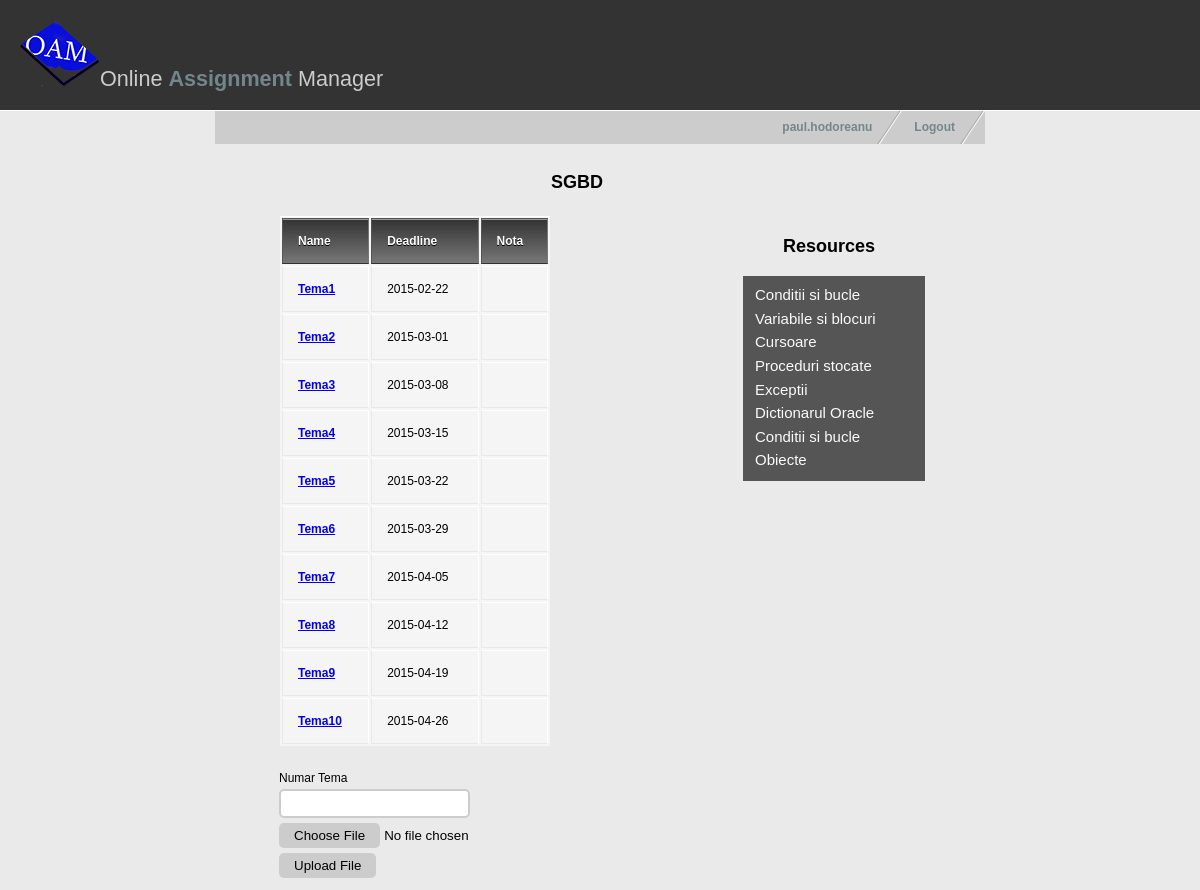
The page /studentcourse.php?name=SGBD (signed in) on the database its author committed.
### tables this page shows
CREATE TABLE Resource(
  IdResursa INT(10) PRIMARY KEY,
  Nume VARCHAR(50) NOT NULL,
  IdMaterie INT(10) NOT NULL,
  Path VARCHAR(255),
  FOREIGN KEY(IdMaterie) REFERENCES Materie(IdMaterie)
  );

### studentcourse.php (the view, shortened to what this page needs)
<!DOCTYPE html>
<?php
  $username = $_SESSION['username'];
  $numemat=$_GET["name"];
?>
<html xmlns="http://www.w3.org/1999/xhtml" xml:lang="en" lang="en">
<head>
<link href="style.css" rel="stylesheet" type="text/css" />
</head>
<body>
<div id="header">
  <h1><img src="images/oamlogo3.png" alt="" />Online <span style="font-weight:bold; color:#73868C;">Assignment</span> Manager</h1>
</div>
<div id="container">
    <ul id="nav">
      <li><a href="index.html">Logout</a></li>
      <li><a href="studentindex.php"><?php echo $username ?></a></li>
    </ul>
    <div id="studcoursetitle">
      <h3 id="res2"><?php echo $numemat?></h3>
    </div>
  <div id="contentleft">
    <table>
      <thead>
        <tr>
          <th>Name</th>
          <th>Deadline</th>
          <th>Nota</th>
        </tr>
      </thead>
      <tbody>
	  <?php
		$result = mysql_query("SELECT A.t as titlu, A.p as path, A.d as due, B.n as nota FROM (select assignment.IdAssignment as id, assignment.titlu as t,assignment.path as p,assignment.duedate as d
from assignment JOIN materie ON materie.IdMaterie=assignment.IdMaterie
where materie.nume='$numemat') AS A
LEFT JOIN
 (select assignment.IdAssignment as id, nota.Nota as n from assignment
JOIN materie ON materie.IdMaterie=assignment.IdMaterie
JOIN submission ON submission.IdAssignment = assignment.IdAssignment
Join nota on submission.IdSubmission = nota.IdSubmission
join student on submission.IdStudent = student.IdStudent
join account on student.IdAccount = account.IdAccount
where materie.nume='$numemat'
and account.Username = '$username') AS B
ON A.id = B.id
ORDER BY due;");
		while($line = mysql_fetch_array($result, MYSQL_ASSOC)) {
		echo '<tr>
          <td><a href="',$line["path"],'"><strong>',$line["titlu"],'</strong></a></td>
          <td>',$line["due"],'</td>
          <td>',$line["nota"],'</td>
        </tr>';
         }
         ?>
      </tbody>
    </table>
	<form action="uploadstud.php" method="post" enctype='multipart/form-data' class="formular"><br>
		Numar Tema<input type="text" name="nrtema"><br>
		<input type="file" name="uploadFile" class="file-upload">
		<input type="submit"  name="submit" value="Upload File" class="submit-upload">
	</form>
  </div>
  <div id="contentright">
    <h3 id="res">Resources</h3>
    <ul id="resources">
	<?php
		$result = mysql_query("select resource.nume as n,resource.path as p
			from resource JOIN materie ON materie.IdMaterie=resource.IdMaterie
			where materie.nume='$numemat';");
		while($line = mysql_fetch_array($result, MYSQL_ASSOC)) {
	?>
		<li><a href="<?php print $line["p"]?>"><?php print $line["n"]?></a></li>
    <?php }?>
    </ul>
  </div>
</div>

### style.css (style rules this page uses)
body { margin: 0; padding: 0; font: 75% tahoma, Verdana, Arial, sans-serif; line-height: 1.8em; background: #eaeaea url(images/bg.jpg) top left repeat-x; }
#header { background: #333; padding: 20px; border-bottom: 1px solid #fff; }
#header h1 { padding: 0; margin: 0; font-family: Georgia, sans-serif; font-weight: normal; font-size: 180%; color: #ccc; }
#container { width: 770px; margin: 0 auto; padding: 0; }
#nav { float: right; width: 100%; margin: 0; padding: 0px; list-style: none; background: #ccc; }
#nav li { float: right; margin: 0; padding: 0; }
#nav a { float:left; display: block; padding: 0.5em 2.5em 0.5em 1em; text-decoration: none; font-weight: bold; font-size: 100%; color: #73868c; background: #ccc url(images/nav_slant.gif) no-repeat top right; }
#studcoursetitle { float: left; margin-top: 10px; width: 700px; height: 40px; padding: 0 1em 1em 1em; }
#contentleft { float: left; margin-top: 10px; width: 450px; padding: 0 1em 1em 1em; }
#contentright { margin-top: 0px; float: right; width: 230px; padding: 1em 1em 1em 2em; }
table { background: #f5f5f5; border-collapse: separate; box-shadow: inset 0 1px 0 #fff; font-size: 12px; line-height: 24px; margin-left: 53px; text-align: left; width: 270px; }
th { background: linear-gradient(#333, #777); border-left: 1px solid #555; border-right: 1px solid #777; border-top: 1px solid #555; border-bottom: 1px solid #333; box-shadow: inset 0 1px 0 #999; color: #fff; font-weight: bold; padding: 10px 15px; position: relative; text-shadow: 0 1px 0 #000; }
td { border-right: 1px solid #fff; border-left: 1px solid #e8e8e8; border-top: 1px solid #fff; border-bottom: 1px solid #e8e8e8; padding: 10px 15px; position: relative; }
h1 { font-family: Georgia, serif; font-size: 180%; padding: 30px 0 10px 0; color: #73868c; }
#res { font-family: helvetica, Verdana, Arial; font-size: 18px; padding-left: 40px; }
#res2 { font-family: helvetica, Verdana, Arial; font-size: 18px; text-align: center; }
#resources { width: 170px; list-style: none; margin: 0; padding: 0; background: #303030; opacity: 0.8; padding: 0.7em 0em 0.7em 1em; }
#resources a { text-decoration: none; color: #FFF; font-size: 15px; }
form input[type=text] { padding:5px; border:2px solid #ccc; -webkit-border-radius: 5px; border-radius: 5px; }
.submit-upload { margin-top: 5px; padding:5px 15px; background:#ccc; border:0 none; cursor:pointer; -webkit-border-radius: 5px; border-radius: 5px; }
.formular { width: 250px; margin-left: 52px; }

### rows shown on the page
resource: Nume "Conditii si bucle"
resource: Nume "Variabile si blocuri"
resource: Nume "Cursoare"
resource: Nume "Proceduri stocate"
resource: Nume "Exceptii"
resource: Nume "Dictionarul Oracle"
resource: Nume "Conditii si bucle"
resource: Nume "Obiecte"

### other values the page prints
$username "paul.hodoreanu"
$numemat "SGBD"
$line["titlu"] "Tema1"
$line["due"] "2015-02-22"
$line["titlu"] "Tema2"
$line["due"] "2015-03-01"
$line["titlu"] "Tema3"
$line["due"] "2015-03-08"
$line["titlu"] "Tema4"
$line["due"] "2015-03-15"
$line["titlu"] "Tema5"
$line["due"] "2015-03-22"
$line["titlu"] "Tema6"
$line["due"] "2015-03-29"
$line["titlu"] "Tema7"
